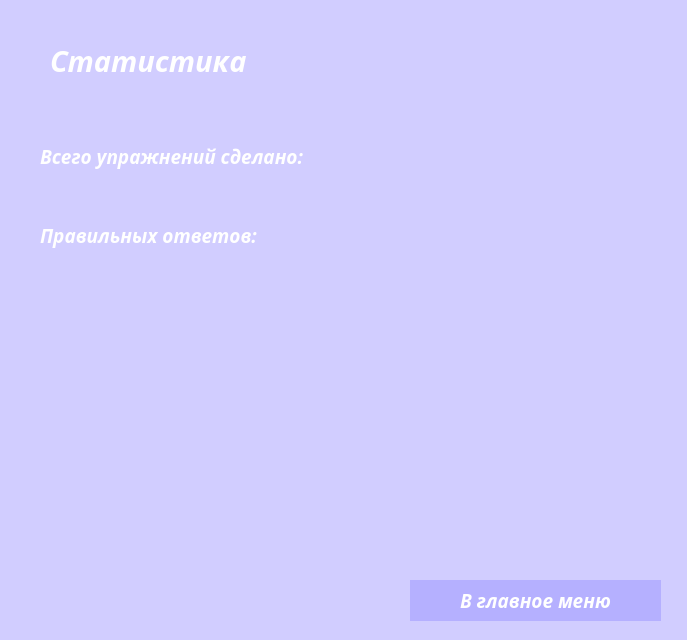
<?xml version="1.0" encoding="UTF-8"?>
<ui version="4.0">
 <class>MainWindow</class>
 <widget class="QMainWindow" name="MainWindow">
  <property name="geometry">
   <rect>
    <x>0</x>
    <y>0</y>
    <width>687</width>
    <height>640</height>
   </rect>
  </property>
  <property name="minimumSize">
   <size>
    <width>684</width>
    <height>640</height>
   </size>
  </property>
  <property name="maximumSize">
   <size>
    <width>687</width>
    <height>640</height>
   </size>
  </property>
  <property name="windowTitle">
   <string>MainWindow</string>
  </property>
  <property name="styleSheet">
   <string notr="true">background-color: rgb(175, 105, 255)</string>
  </property>
  <widget class="QWidget" name="centralwidget">
   <property name="styleSheet">
    <string notr="true">background-color: rgb(209, 205, 255)</string>
   </property>
   <widget class="QLabel" name="label_3">
    <property name="geometry">
     <rect>
      <x>50</x>
      <y>20</y>
      <width>441</width>
      <height>81</height>
     </rect>
    </property>
    <property name="font">
     <font>
      <family>Lucida Sans Typewriter</family>
      <pointsize>22</pointsize>
      <weight>75</weight>
      <italic>true</italic>
      <bold>true</bold>
     </font>
    </property>
    <property name="styleSheet">
     <string notr="true">color:white</string>
    </property>
    <property name="text">
     <string>Статистика</string>
    </property>
   </widget>
   <widget class="QLabel" name="label">
    <property name="geometry">
     <rect>
      <x>160</x>
      <y>280</y>
      <width>351</width>
      <height>301</height>
     </rect>
    </property>
    <property name="text">
     <string/>
    </property>
    <property name="pixmap">
     <pixmap>../images/стат2.png</pixmap>
    </property>
   </widget>
   <widget class="QPushButton" name="pushButton">
    <property name="geometry">
     <rect>
      <x>410</x>
      <y>580</y>
      <width>251</width>
      <height>41</height>
     </rect>
    </property>
    <property name="font">
     <font>
      <family>Lucida Sans Typewriter</family>
      <pointsize>14</pointsize>
      <weight>75</weight>
      <italic>true</italic>
      <bold>true</bold>
     </font>
    </property>
    <property name="cursor">
     <cursorShape>PointingHandCursor</cursorShape>
    </property>
    <property name="styleSheet">
     <string notr="true">QPushButton{
color:rgb(255, 255, 255);
background-color:rgb(181, 176, 255);
border-radius:30;
}

QPushButton:pressed {
background-color:rgb(163, 78, 194);
}</string>
    </property>
    <property name="text">
     <string>В главное меню</string>
    </property>
   </widget>
   <widget class="QWidget" name="verticalLayoutWidget">
    <property name="geometry">
     <rect>
      <x>40</x>
      <y>120</y>
      <width>552</width>
      <height>151</height>
     </rect>
    </property>
    <layout class="QVBoxLayout" name="verticalLayout">
     <item>
      <widget class="QLabel" name="label_4">
       <property name="font">
        <font>
         <family>Lucida Sans Typewriter</family>
         <pointsize>14</pointsize>
         <weight>75</weight>
         <italic>true</italic>
         <bold>true</bold>
        </font>
       </property>
       <property name="styleSheet">
        <string notr="true">color:white</string>
       </property>
       <property name="text">
        <string>Всего упражнений сделано:</string>
       </property>
      </widget>
     </item>
     <item>
      <widget class="QLabel" name="label_5">
       <property name="font">
        <font>
         <family>Lucida Sans Typewriter</family>
         <pointsize>14</pointsize>
         <weight>75</weight>
         <italic>true</italic>
         <bold>true</bold>
        </font>
       </property>
       <property name="styleSheet">
        <string notr="true">color:white</string>
       </property>
       <property name="text">
        <string>Правильных ответов:</string>
       </property>
      </widget>
     </item>
    </layout>
   </widget>
  </widget>
 </widget>
 <resources/>
 <connections/>
</ui>
